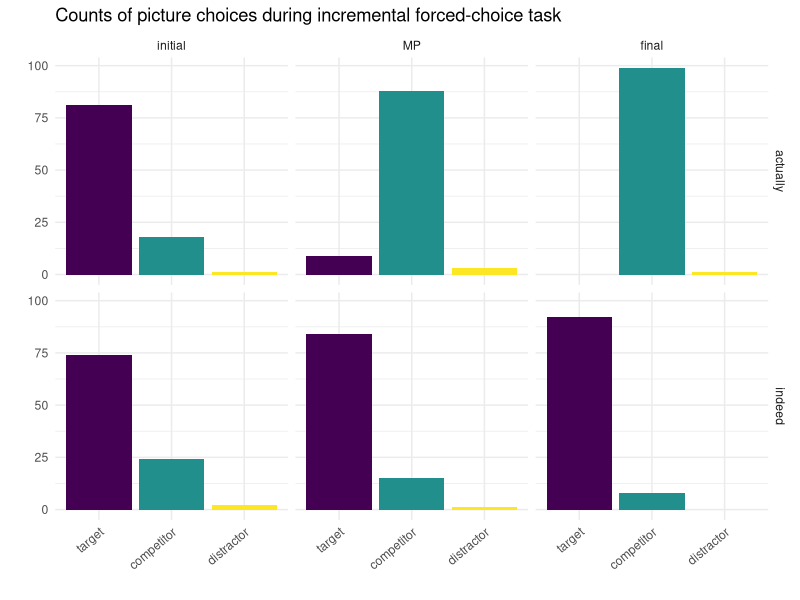

The R script that drew this image:
library(tidyverse)

d = read_csv('data_19-10-2019.csv') %>% 
  filter(
    # discard training data
    trial_name != "poor_folks_visual_world_training",
    # remove incomplete data sets (coding mistake!)
    submission_id > 22,
    # discard fllers
    condition == "reliable"
  ) %>% 
  separate(
    col = pictureChoices,
    into = c("choice_initial", "choice_MP", "choice_final"),
    sep = "\\|"
  ) %>% 
  select(
    submission_id, trial_number, DP, 
    item_id, target, competitor,
    choice_initial,
    choice_MP,
    choice_final,
    comments
  ) %>% 
  pivot_longer(
    cols = contains("choice"),
    names_to = "position",
    values_to = "choice"
  ) %>% 
  mutate(
    position = str_remove(position, "choice_") %>% 
      factor(ordered = T, levels = c("initial", "MP", "final")),
    choice_type = case_when(
      choice == target ~ "target",
      choice == competitor ~ "competitor",
      TRUE ~ "distractor"
    ) %>% 
      factor(ordered = T, levels = c("target", "competitor", "distractor"))
  )

d$comments %>% unique()

d %>% ggplot(aes(x = choice_type, fill = choice_type)) +
  geom_bar() +
  facet_grid(DP ~ position) +
  theme_minimal() +
  theme(legend.position = "none") +
  labs(x = "", y = "", title = "Counts of picture choices during incremental forced-choice task") +
  theme(axis.text.x = element_text(angle = 40, hjust = 1))
  
